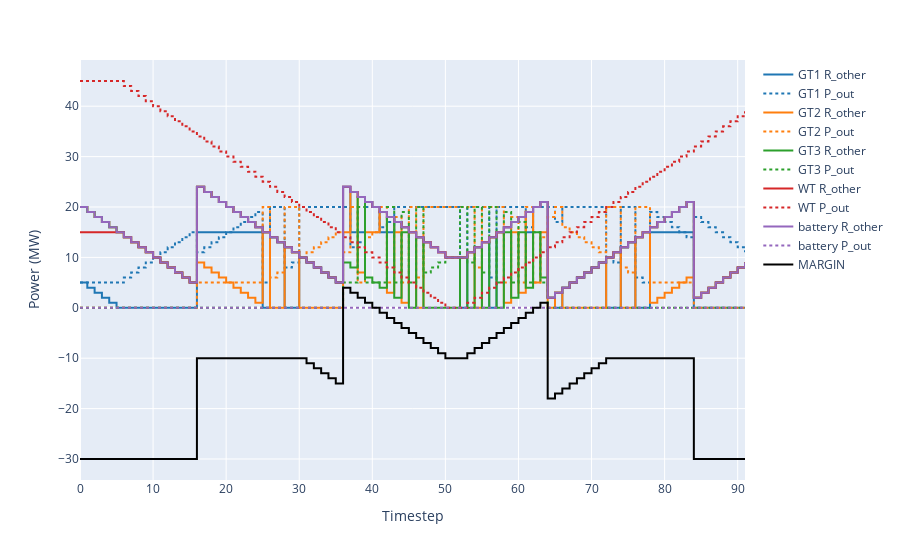

Notebook source saved alongside this figure:
### Code cell
oogeso.plots.plotElBackup(mc,showMargin=True)

### Figure 1 — Plotly figure (JSON) as saved in the notebook; plotly's stock layout.template omitted (floating-point values rounded to 4 significant figures)
{"data": [{"legendgroup": "GT1", "line": {"color": "rgb(31, 119, 180)", "shape": "hv"}, "mode": "lines", "name": "GT1 R_other", "type": "scatter", "x": [0, 1, 2, 3, 4, 5, 6, 7, 8, 9, 10, 11, 12, 13, 14, 15, 16, 17, 18, 19, 20, 21, 22, 23, 24, 25, 26, 27, 28, 29, 30, 31, 32, 33, 34, 35, 36, 37, 38, 39, 40, 41, 42, 43, 44, 45, 46, 47, 48, 49, 50, 51, 52, 53, 54, 55, 56, 57, 58, 59, 60, 61, 62, 63, 64, 65, 66, 67, 68, 69, 70, 71, 72, 73, 74, 75, 76, 77, 78, 79, 80, 81, 82, 83, 84, 85, 86, 87, 88, 89, 90, 91], "y": [5, 4, 3, 2, 1, 0, 0, 0, 0, 0, 0, 0, 0, 0, 0, 0, 15, 15, 15, 15, 15, 15, 15, 15, 15, 0, 14, 13, 0, 0, 10, 9, 8, 7, 6, 5, 24, 15, 15, 21, 20, 15, 15, 17, 16, 15, 14, 13, 12, 11, 10, 10, 0, 11, 12, 13, 0, 15, 16, 17, 18, 15, 20, 21, 2, 0, 4, 5, 6, 7, 8, 9, 0, 0, 12, 13, 0, 0, 15, 15, 15, 15, 15, 15, 0, 0, 0, 0, 0, 0, 0, 0]}, {"legendgroup": "GT1", "line": {"color": "rgb(31, 119, 180)", "dash": "dot", "shape": "hv"}, "name": "GT1 P_out", "type": "scatter", "x": [0, 1, 2, 3, 4, 5, 6, 7, 8, 9, 10, 11, 12, 13, 14, 15, 16, 17, 18, 19, 20, 21, 22, 23, 24, 25, 26, 27, 28, 29, 30, 31, 32, 33, 34, 35, 36, 37, 38, 39, 40, 41, 42, 43, 44, 45, 46, 47, 48, 49, 50, 51, 52, 53, 54, 55, 56, 57, 58, 59, 60, 61, 62, 63, 64, 65, 66, 67, 68, 69, 70, 71, 72, 73, 74, 75, 76, 77, 78, 79, 80, 81, 82, 83, 84, 85, 86, 87, 88, 89, 90, 91], "y": [5, 5, 5, 5, 5, 5, 6, 7, 8, 9, 10, 11, 12, 13, 14, 15, 11, 12, 13, 14, 15, 16, 17, 18, 19, 5, 20, 20, 8, 9, 20, 20, 20, 20, 20, 20, 20, 12, 13, 20, 20, 16, 17, 20, 20, 20, 20, 20, 20, 20, 20, 20, 10, 20, 20, 20, 6, 20, 20, 20, 20, 16, 20, 20, 20, 17, 20, 20, 20, 20, 20, 20, 10, 9, 20, 20, 6, 5, 19, 18, 17, 16, 15, 14, 18, 17, 16, 15, 14, 13, 12, 11]}, {"legendgroup": "GT2", "line": {"color": "rgb(255, 127, 14)", "shape": "hv"}, "mode": "lines", "name": "GT2 R_other", "type": "scatter", "x": [0, 1, 2, 3, 4, 5, 6, 7, 8, 9, 10, 11, 12, 13, 14, 15, 16, 17, 18, 19, 20, 21, 22, 23, 24, 25, 26, 27, 28, 29, 30, 31, 32, 33, 34, 35, 36, 37, 38, 39, 40, 41, 42, 43, 44, 45, 46, 47, 48, 49, 50, 51, 52, 53, 54, 55, 56, 57, 58, 59, 60, 61, 62, 63, 64, 65, 66, 67, 68, 69, 70, 71, 72, 73, 74, 75, 76, 77, 78, 79, 80, 81, 82, 83, 84, 85, 86, 87, 88, 89, 90, 91], "y": [20, 19, 18, 17, 16, 15, 14, 13, 12, 11, 10, 9, 8, 7, 6, 5, 9, 8, 7, 6, 5, 4, 3, 2, 1, 15, 0, 0, 12, 11, 0, 0, 0, 0, 0, 0, 15, 23, 7, 15, 15, 19, 3, 15, 1, 15, 0, 13, 12, 11, 10, 10, 10, 11, 0, 13, 14, 15, 1, 15, 3, 19, 5, 15, 0, 3, 0, 0, 0, 0, 0, 0, 10, 11, 0, 0, 14, 15, 1, 2, 3, 4, 5, 6, 2, 3, 4, 5, 6, 7, 8, 9]}, {"legendgroup": "GT2", "line": {"color": "rgb(255, 127, 14)", "dash": "dot", "shape": "hv"}, "name": "GT2 P_out", "type": "scatter", "x": [0, 1, 2, 3, 4, 5, 6, 7, 8, 9, 10, 11, 12, 13, 14, 15, 16, 17, 18, 19, 20, 21, 22, 23, 24, 25, 26, 27, 28, 29, 30, 31, 32, 33, 34, 35, 36, 37, 38, 39, 40, 41, 42, 43, 44, 45, 46, 47, 48, 49, 50, 51, 52, 53, 54, 55, 56, 57, 58, 59, 60, 61, 62, 63, 64, 65, 66, 67, 68, 69, 70, 71, 72, 73, 74, 75, 76, 77, 78, 79, 80, 81, 82, 83, 84, 85, 86, 87, 88, 89, 90, 91], "y": [0, 0, 0, 0, 0, 0, 0, 0, 0, 0, 0, 0, 0, 0, 0, 0, 5, 5, 5, 5, 5, 5, 5, 5, 5, 20, 6, 7, 20, 20, 10, 11, 12, 13, 14, 15, 11, 20, 5, 14, 15, 20, 5, 18, 5, 20, 6, 20, 20, 20, 20, 20, 20, 20, 8, 20, 20, 20, 5, 18, 5, 20, 5, 14, 18, 20, 16, 15, 14, 13, 12, 11, 20, 20, 8, 7, 20, 20, 5, 5, 5, 5, 5, 5, 0, 0, 0, 0, 0, 0, 0, 0]}, {"legendgroup": "GT3", "line": {"color": "rgb(44, 160, 44)", "shape": "hv"}, "mode": "lines", "name": "GT3 R_other", "type": "scatter", "x": [0, 1, 2, 3, 4, 5, 6, 7, 8, 9, 10, 11, 12, 13, 14, 15, 16, 17, 18, 19, 20, 21, 22, 23, 24, 25, 26, 27, 28, 29, 30, 31, 32, 33, 34, 35, 36, 37, 38, 39, 40, 41, 42, 43, 44, 45, 46, 47, 48, 49, 50, 51, 52, 53, 54, 55, 56, 57, 58, 59, 60, 61, 62, 63, 64, 65, 66, 67, 68, 69, 70, 71, 72, 73, 74, 75, 76, 77, 78, 79, 80, 81, 82, 83, 84, 85, 86, 87, 88, 89, 90, 91], "y": [20, 19, 18, 17, 16, 15, 14, 13, 12, 11, 10, 9, 8, 7, 6, 5, 24, 23, 22, 21, 20, 19, 18, 17, 16, 15, 14, 13, 12, 11, 10, 9, 8, 7, 6, 5, 9, 8, 22, 6, 5, 4, 18, 2, 15, 0, 14, 0, 0, 0, 0, 0, 10, 0, 12, 0, 14, 0, 15, 2, 15, 4, 15, 6, 2, 3, 4, 5, 6, 7, 8, 9, 10, 11, 12, 13, 14, 15, 16, 17, 18, 19, 20, 21, 2, 3, 4, 5, 6, 7, 8, 9]}, {"legendgroup": "GT3", "line": {"color": "rgb(44, 160, 44)", "dash": "dot", "shape": "hv"}, "name": "GT3 P_out", "type": "scatter", "x": [0, 1, 2, 3, 4, 5, 6, 7, 8, 9, 10, 11, 12, 13, 14, 15, 16, 17, 18, 19, 20, 21, 22, 23, 24, 25, 26, 27, 28, 29, 30, 31, 32, 33, 34, 35, 36, 37, 38, 39, 40, 41, 42, 43, 44, 45, 46, 47, 48, 49, 50, 51, 52, 53, 54, 55, 56, 57, 58, 59, 60, 61, 62, 63, 64, 65, 66, 67, 68, 69, 70, 71, 72, 73, 74, 75, 76, 77, 78, 79, 80, 81, 82, 83, 84, 85, 86, 87, 88, 89, 90, 91], "y": [0, 0, 0, 0, 0, 0, 0, 0, 0, 0, 0, 0, 0, 0, 0, 0, 0, 0, 0, 0, 0, 0, 0, 0, 0, 0, 0, 0, 0, 0, 0, 0, 0, 0, 0, 0, 5, 5, 20, 5, 5, 5, 20, 5, 19, 5, 20, 7, 8, 9, 10, 10, 20, 9, 20, 7, 20, 5, 19, 5, 17, 5, 15, 5, 0, 0, 0, 0, 0, 0, 0, 0, 0, 0, 0, 0, 0, 0, 0, 0, 0, 0, 0, 0, 0, 0, 0, 0, 0, 0, 0, 0]}, {"legendgroup": "WT", "line": {"color": "rgb(214, 39, 40)", "shape": "hv"}, "mode": "lines", "name": "WT R_other", "type": "scatter", "x": [0, 1, 2, 3, 4, 5, 6, 7, 8, 9, 10, 11, 12, 13, 14, 15, 16, 17, 18, 19, 20, 21, 22, 23, 24, 25, 26, 27, 28, 29, 30, 31, 32, 33, 34, 35, 36, 37, 38, 39, 40, 41, 42, 43, 44, 45, 46, 47, 48, 49, 50, 51, 52, 53, 54, 55, 56, 57, 58, 59, 60, 61, 62, 63, 64, 65, 66, 67, 68, 69, 70, 71, 72, 73, 74, 75, 76, 77, 78, 79, 80, 81, 82, 83, 84, 85, 86, 87, 88, 89, 90, 91], "y": [15, 15, 15, 15, 15, 15, 14, 13, 12, 11, 10, 9, 8, 7, 6, 5, 24, 23, 22, 21, 20, 19, 18, 17, 16, 15, 14, 13, 12, 11, 10, 9, 8, 7, 6, 5, 24, 23, 22, 21, 20, 19, 18, 17, 16, 15, 14, 13, 12, 11, 10, 10, 10, 11, 12, 13, 14, 15, 16, 17, 18, 19, 20, 21, 2, 3, 4, 5, 6, 7, 8, 9, 10, 11, 12, 13, 14, 15, 16, 17, 18, 19, 20, 21, 2, 3, 4, 5, 6, 7, 8, 9]}, {"legendgroup": "WT", "line": {"color": "rgb(214, 39, 40)", "dash": "dot", "shape": "hv"}, "name": "WT P_out", "type": "scatter", "x": [0, 1, 2, 3, 4, 5, 6, 7, 8, 9, 10, 11, 12, 13, 14, 15, 16, 17, 18, 19, 20, 21, 22, 23, 24, 25, 26, 27, 28, 29, 30, 31, 32, 33, 34, 35, 36, 37, 38, 39, 40, 41, 42, 43, 44, 45, 46, 47, 48, 49, 50, 51, 52, 53, 54, 55, 56, 57, 58, 59, 60, 61, 62, 63, 64, 65, 66, 67, 68, 69, 70, 71, 72, 73, 74, 75, 76, 77, 78, 79, 80, 81, 82, 83, 84, 85, 86, 87, 88, 89, 90, 91], "y": [45, 45, 45, 45, 45, 45, 44, 43, 42, 41, 40, 39, 38, 37, 36, 35, 34, 33, 32, 31, 30, 29, 28, 27, 26, 25, 24, 23, 22, 21, 20, 19, 18, 17, 16, 15, 14, 13, 12, 11, 10, 9, 8, 7, 6, 5, 4, 3, 2, 1, 0, 0, 0, 1, 2, 3, 4, 5, 6, 7, 8, 9, 10, 11, 12, 13, 14, 15, 16, 17, 18, 19, 20, 21, 22, 23, 24, 25, 26, 27, 28, 29, 30, 31, 32, 33, 34, 35, 36, 37, 38, 39]}, {"legendgroup": "battery", "line": {"color": "rgb(148, 103, 189)", "shape": "hv"}, "mode": "lines", "name": "battery R_other", "type": "scatter", "x": [0, 1, 2, 3, 4, 5, 6, 7, 8, 9, 10, 11, 12, 13, 14, 15, 16, 17, 18, 19, 20, 21, 22, 23, 24, 25, 26, 27, 28, 29, 30, 31, 32, 33, 34, 35, 36, 37, 38, 39, 40, 41, 42, 43, 44, 45, 46, 47, 48, 49, 50, 51, 52, 53, 54, 55, 56, 57, 58, 59, 60, 61, 62, 63, 64, 65, 66, 67, 68, 69, 70, 71, 72, 73, 74, 75, 76, 77, 78, 79, 80, 81, 82, 83, 84, 85, 86, 87, 88, 89, 90, 91], "y": [20, 19, 18, 17, 16, 15, 14, 13, 12, 11, 10, 9, 8, 7, 6, 5, 24, 23, 22, 21, 20, 19, 18, 17, 16, 15, 14, 13, 12, 11, 10, 9, 8, 7, 6, 5, 24, 23, 22, 21, 20, 19, 18, 17, 16, 15, 14, 13, 12, 11, 10, 10, 10, 11, 12, 13, 14, 15, 16, 17, 18, 19, 20, 21, 2, 3, 4, 5, 6, 7, 8, 9, 10, 11, 12, 13, 14, 15, 16, 17, 18, 19, 20, 21, 2, 3, 4, 5, 6, 7, 8, 9]}, {"legendgroup": "battery", "line": {"color": "rgb(148, 103, 189)", "dash": "dot", "shape": "hv"}, "name": "battery P_out", "type": "scatter", "x": [0, 1, 2, 3, 4, 5, 6, 7, 8, 9, 10, 11, 12, 13, 14, 15, 16, 17, 18, 19, 20, 21, 22, 23, 24, 25, 26, 27, 28, 29, 30, 31, 32, 33, 34, 35, 36, 37, 38, 39, 40, 41, 42, 43, 44, 45, 46, 47, 48, 49, 50, 51, 52, 53, 54, 55, 56, 57, 58, 59, 60, 61, 62, 63, 64, 65, 66, 67, 68, 69, 70, 71, 72, 73, 74, 75, 76, 77, 78, 79, 80, 81, 82, 83, 84, 85, 86, 87, 88, 89, 90, 91], "y": [0, 0, 0, 0, 0, 0, 0, 0, 0, 0, 0, 0, 0, 0, 0, 0, 0, 0, 0, 0, 0, 0, 0, 0, 0, 0, 0, 0, 0, 0, 0, 0, 0, 0, 0, 0, 0, 0, 0, 0, 0, 0, 0, 0, 0, 0, 0, 0, 0, 0, 0, 0, 0, 0, 0, 0, 0, 0, 0, 0, 0, 0, 0, 0, 0, 0, 0, 0, 0, 0, 0, 0, 0, 0, 0, 0, 0, 0, 0, 0, 0, 0, 0, 0, 0, 0, 0, 0, 0, 0, 0, 0]}, {"line": {"color": "black", "shape": "hv"}, "name": "MARGIN", "type": "scatter", "x": [0, 1, 2, 3, 4, 5, 6, 7, 8, 9, 10, 11, 12, 13, 14, 15, 16, 17, 18, 19, 20, 21, 22, 23, 24, 25, 26, 27, 28, 29, 30, 31, 32, 33, 34, 35, 36, 37, 38, 39, 40, 41, 42, 43, 44, 45, 46, 47, 48, 49, 50, 51, 52, 53, 54, 55, 56, 57, 58, 59, 60, 61, 62, 63, 64, 65, 66, 67, 68, 69, 70, 71, 72, 73, 74, 75, 76, 77, 78, 79, 80, 81, 82, 83, 84, 85, 86, 87, 88, 89, 90, 91], "y": [-30, -30, -30, -30, -30, -30, -30, -30, -30, -30, -30, -30, -30, -30, -30, -30, -10, -10, -10, -10, -10, -10, -10, -10, -10, -10, -10, -10, -10, -10, -10, -11, -12, -13, -14, -15, 4, 3, 2, 1, 0, -1, -2, -3, -4, -5, -6, -7, -8, -9, -10, -10, -10, -9, -8, -7, -6, -5, -4, -3, -2, -1, 0, 1, -18, -17, -16, -15, -14, -13, -12, -11, -10, -10, -10, -10, -10, -10, -10, -10, -10, -10, -10, -10, -30, -30, -30, -30, -30, -30, -30, -30]}], "layout": {"autosize": true, "legend": {"tracegroupgap": 0}, "margin": {"t": 60}, "xaxis": {"anchor": "y", "autorange": true, "domain": [0, 1], "range": [0, 91], "title": {"text": "Timestep"}, "type": "linear"}, "yaxis": {"anchor": "x", "autorange": true, "domain": [0, 1], "range": [-34.17, 49.17], "title": {"text": "Power (MW)"}, "type": "linear"}}}
